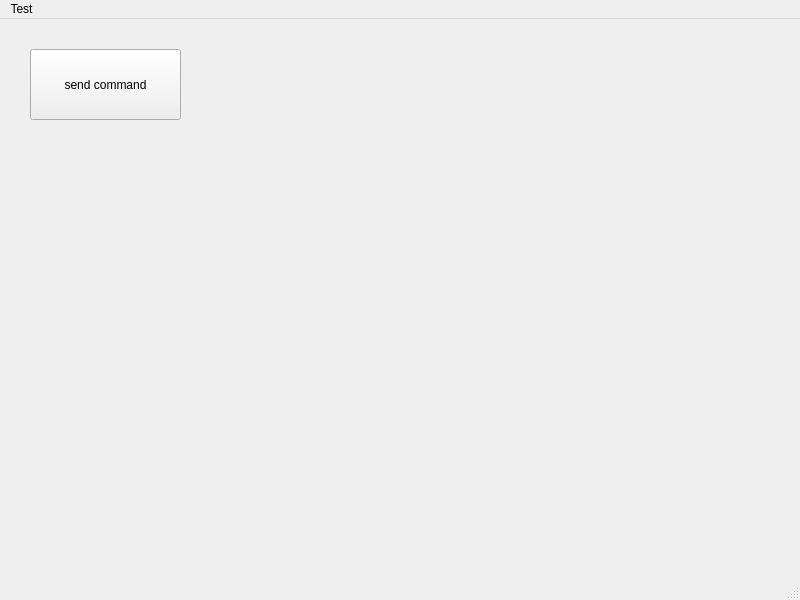
<?xml version="1.0" encoding="UTF-8"?>
<ui version="4.0">
 <class>MainWindow</class>
 <widget class="QMainWindow" name="MainWindow">
  <property name="geometry">
   <rect>
    <x>0</x>
    <y>0</y>
    <width>800</width>
    <height>600</height>
   </rect>
  </property>
  <property name="windowTitle">
   <string>MainWindow</string>
  </property>
  <widget class="QWidget" name="centralwidget">
   <widget class="QPushButton" name="pushButton">
    <property name="geometry">
     <rect>
      <x>30</x>
      <y>30</y>
      <width>151</width>
      <height>71</height>
     </rect>
    </property>
    <property name="text">
     <string>send command</string>
    </property>
   </widget>
  </widget>
  <widget class="QMenuBar" name="menubar">
   <property name="geometry">
    <rect>
     <x>0</x>
     <y>0</y>
     <width>800</width>
     <height>22</height>
    </rect>
   </property>
   <widget class="QMenu" name="menuTest">
    <property name="title">
     <string>Test</string>
    </property>
   </widget>
   <addaction name="menuTest"/>
  </widget>
  <widget class="QStatusBar" name="statusbar"/>
 </widget>
 <resources/>
 <connections/>
</ui>
